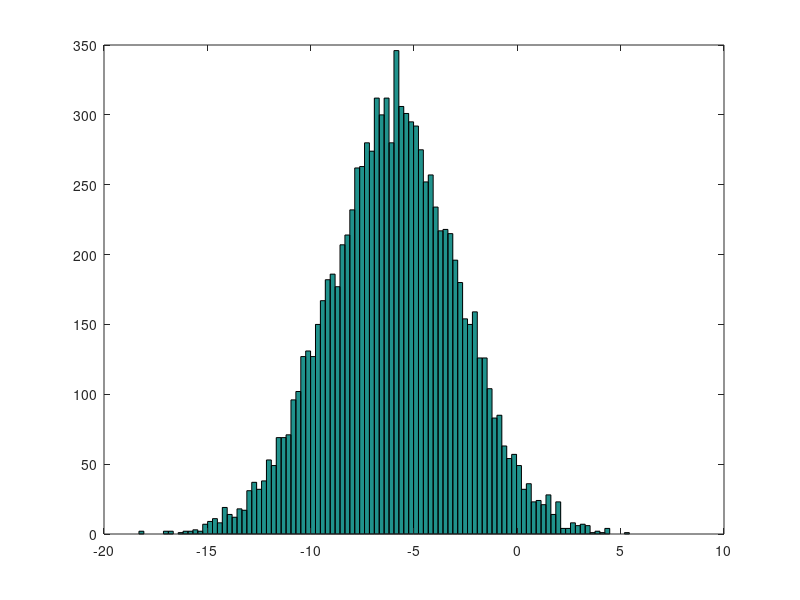

The MATLAB source for this figure:
% Create a 100 bucket histogram, where all values are normally distributed, the mean is shifted by 6, and the values are "amplified" by the square root of 10.
w = -6 + sqrt(10)*randn(1,10000);
hist(w,100)